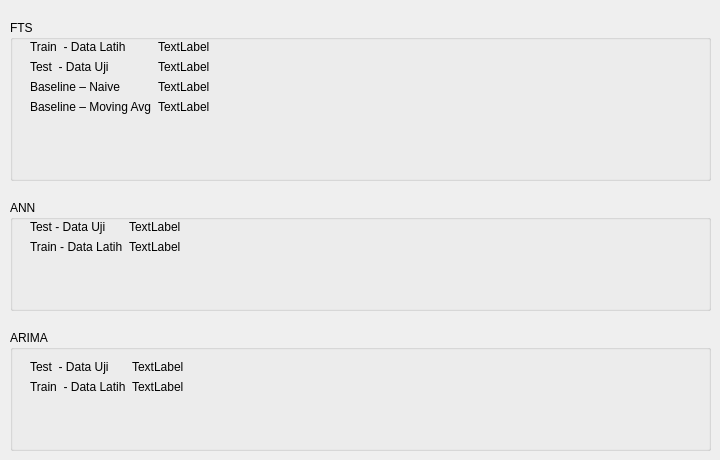
      <widget class="QWidget" name="RMSE">
       <attribute name="title">
        <string>RMSE</string>
       </attribute>
       <widget class="QGroupBox" name="groupBox_14">
        <property name="geometry">
         <rect>
          <x>10</x>
          <y>20</y>
          <width>701</width>
          <height>161</height>
         </rect>
        </property>
        <property name="title">
         <string>FTS</string>
        </property>
        <widget class="QWidget" name="formLayoutWidget_9">
         <property name="geometry">
          <rect>
           <x>20</x>
           <y>20</y>
           <width>661</width>
           <height>121</height>
          </rect>
         </property>
         <layout class="QFormLayout" name="formLayout_9">
          <item row="0" column="0">
           <widget class="QLabel" name="label_76">
            <property name="text">
             <string>Train  - Data Latih</string>
            </property>
           </widget>
          </item>
          <item row="1" column="0">
           <widget class="QLabel" name="label_77">
            <property name="text">
             <string>Test  - Data Uji</string>
            </property>
           </widget>
          </item>
          <item row="2" column="0">
           <widget class="QLabel" name="label_78">
            <property name="text">
             <string>Baseline – Naive</string>
            </property>
           </widget>
          </item>
          <item row="3" column="0">
           <widget class="QLabel" name="label_79">
            <property name="text">
             <string>Baseline – Moving Avg</string>
            </property>
           </widget>
          </item>
          <item row="0" column="1">
           <widget class="QLabel" name="label_rmse_fts_train">
            <property name="text">
             <string>TextLabel</string>
            </property>
           </widget>
          </item>
          <item row="1" column="1">
           <widget class="QLabel" name="label_rmse_fts_test">
            <property name="text">
             <string>TextLabel</string>
            </property>
           </widget>
          </item>
          <item row="2" column="1">
           <widget class="QLabel" name="label_rmse_naive">
            <property name="text">
             <string>TextLabel</string>
            </property>
           </widget>
          </item>
          <item row="3" column="1">
           <widget class="QLabel" name="label_rmse_ma">
            <property name="text">
             <string>TextLabel</string>
            </property>
           </widget>
          </item>
         </layout>
        </widget>
       </widget>
       <widget class="QGroupBox" name="groupBox_12">
        <property name="geometry">
         <rect>
          <x>10</x>
          <y>330</y>
          <width>701</width>
          <height>121</height>
         </rect>
        </property>
        <property name="title">
         <string>ARIMA</string>
        </property>
        <widget class="QWidget" name="formLayoutWidget_7">
         <property name="geometry">
          <rect>
           <x>20</x>
           <y>30</y>
           <width>661</width>
           <height>80</height>
          </rect>
         </property>
         <layout class="QFormLayout" name="formLayout_7">
          <item row="0" column="0">
           <widget class="QLabel" name="label_72">
            <property name="text">
             <string>Test  - Data Uji</string>
            </property>
           </widget>
          </item>
          <item row="1" column="0">
           <widget class="QLabel" name="label_73">
            <property name="text">
             <string>Train  - Data Latih</string>
            </property>
           </widget>
          </item>
          <item row="0" column="1">
           <widget class="QLabel" name="label_rmse_arima_test">
            <property name="text">
             <string>TextLabel</string>
            </property>
           </widget>
          </item>
          <item row="1" column="1">
           <widget class="QLabel" name="label_rmse_arima_train">
            <property name="text">
             <string>TextLabel</string>
            </property>
           </widget>
          </item>
         </layout>
        </widget>
       </widget>
       <widget class="QGroupBox" name="groupBox_13">
        <property name="geometry">
         <rect>
          <x>10</x>
          <y>200</y>
          <width>701</width>
          <height>111</height>
         </rect>
        </property>
        <property name="title">
         <string>ANN</string>
        </property>
        <widget class="QWidget" name="formLayoutWidget_8">
         <property name="geometry">
          <rect>
           <x>20</x>
           <y>20</y>
           <width>661</width>
           <height>80</height>
          </rect>
         </property>
         <layout class="QFormLayout" name="formLayout_8">
          <item row="0" column="0">
           <widget class="QLabel" name="label_74">
            <property name="text">
             <string>Test - Data Uji</string>
            </property>
           </widget>
          </item>
          <item row="1" column="0">
           <widget class="QLabel" name="label_75">
            <property name="text">
             <string>Train - Data Latih</string>
            </property>
           </widget>
          </item>
          <item row="0" column="1">
           <widget class="QLabel" name="label_rmse_ann_test">
            <property name="text">
             <string>TextLabel</string>
            </property>
           </widget>
          </item>
          <item row="1" column="1">
           <widget class="QLabel" name="label_rmse_ann_train">
            <property name="text">
             <string>TextLabel</string>
            </property>
           </widget>
          </item>
         </layout>
        </widget>
       </widget>
      </widget>
